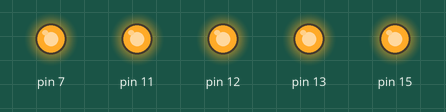
This program was run on a simulated Raspberry Pi (header pin numbers). On the bench: output pins drawn as LEDs (lit = HIGH). Random numbers come from a fixed seed. At 24.0 s the program stops and its outputs stay as they are.

Above: at 0.1 s.
At 4.1 s:
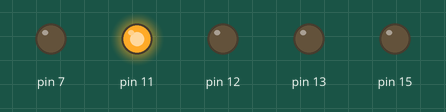
At 6.1 s:
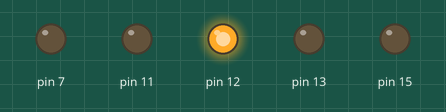
At 12.1 s:
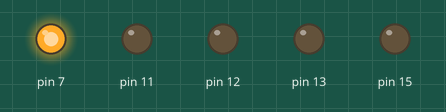
At 18.1 s:
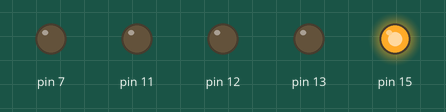
At 23.1 s:
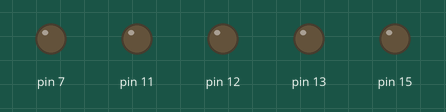
Timing chart, 0 to 24.6 s (numbered marks = the images above):
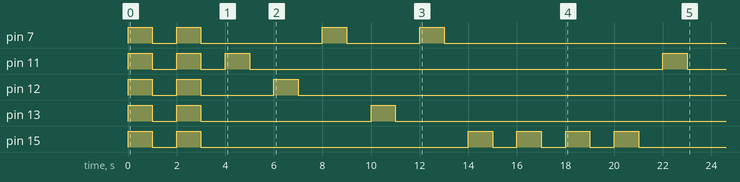

The program:

onOff.py
```python
#!/usr/bin/env python

import RPi.GPIO as GPIO
import time
import random

values = [7, 11, 13, 15, 12]

def main():
    GPIO.setmode(GPIO.BOARD)
    GPIO.setup(7, GPIO.OUT)
    GPIO.setup(11, GPIO.OUT)
    GPIO.setup(13, GPIO.OUT)
    GPIO.setup(15, GPIO.OUT)
    GPIO.setup(12, GPIO.OUT)
    for i in range(0, 2):
        GPIO.output(7, True)
        GPIO.output(11, True)
        GPIO.output(13, True)
        GPIO.output(15, True)
        GPIO.output(12, True)
        time.sleep(1)
        GPIO.output(7, False)
        GPIO.output(11, False)
        GPIO.output(13, False)
        GPIO.output(15, False)
        GPIO.output(12, False)
        time.sleep(1)

    for i in range(0, 10):
        pin = random.choice(values)
        GPIO.output(pin, True)
        time.sleep(1)
        GPIO.output(pin, False)
        time.sleep(1)

    GPIO.cleanup()

if __name__ == "__main__":
    main()
```

Measured:
- by itself, pin 7: LOW → HIGH at 0.00 s, → LOW 1.0 s later, → HIGH 1.0 s later, → LOW 1.0 s later, … (8 changes in this stretch)
- by itself, pin 11: LOW → HIGH at 0.00 s, → LOW 1.0 s later, → HIGH 1.0 s later, → LOW 1.0 s later, … (8 changes in this stretch)
- by itself, pin 12: goes HIGH 1.0 s, LOW 1.0 s, HIGH 1.0 s, LOW 3.0 s, HIGH 1.0 s, then LOW
- by itself, pin 13: goes HIGH 1.0 s, LOW 1.0 s, HIGH 1.0 s, LOW 7.0 s, HIGH 1.0 s, then LOW
- by itself, pin 15: goes HIGH 1.0 s, LOW 1.0 s, HIGH 1.0 s, LOW 11.0 s, 3 × (HIGH 1.0 s, LOW 1.0 s), HIGH 1.0 s, then LOW
